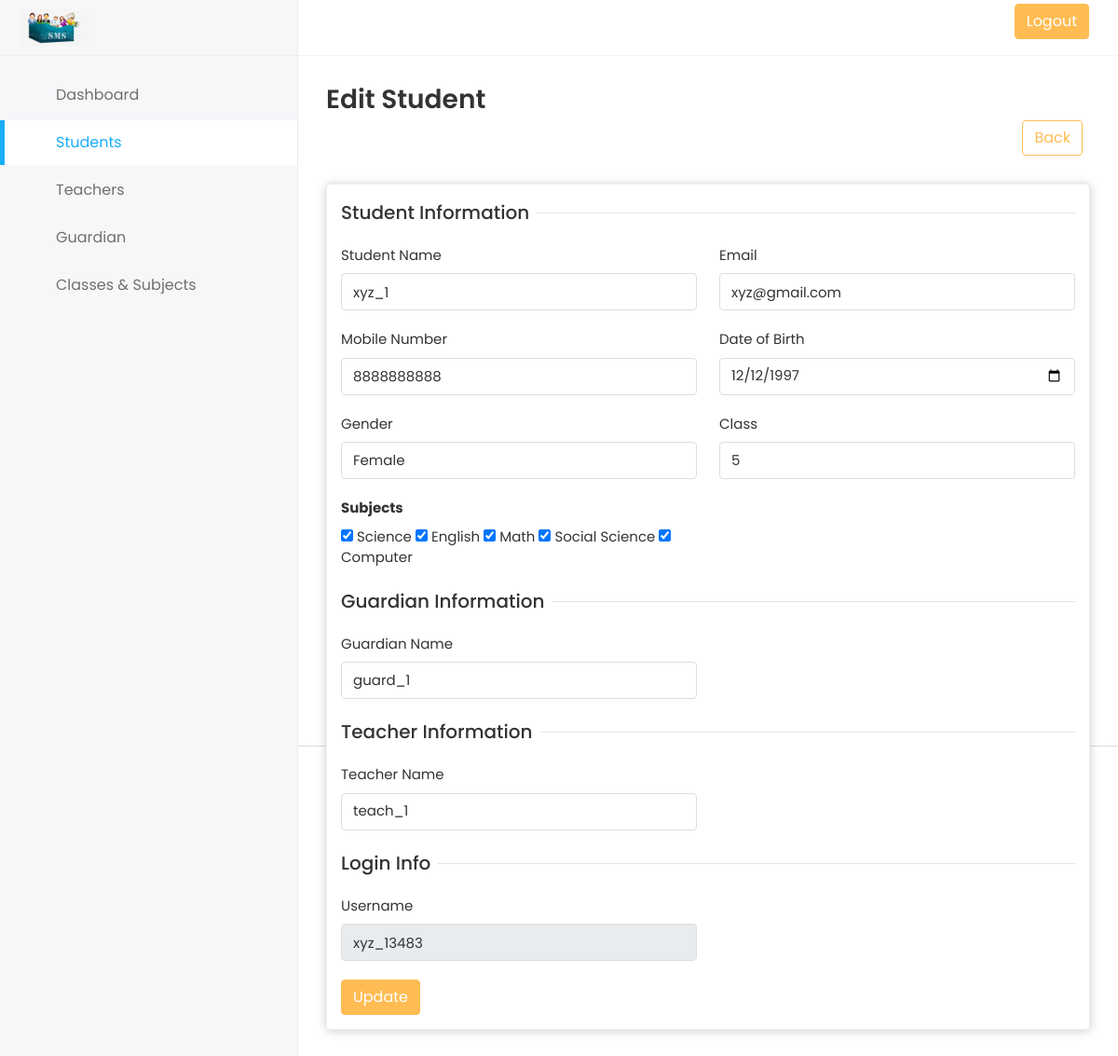
Screenshot of /edit-student.php?did=78 (signed in) with the database file from the repository.
### tables this page shows
CREATE TABLE `tbl_user` (
  `user_id` int(11) NOT NULL,
  `std_guardian_id` int(11) NOT NULL,
  `std_teacher_id` int(11) NOT NULL,
  `std_class_id` int(11) NOT NULL,
  `std_subject_id` varchar(100) NOT NULL,
  `user_name` varchar(100) NOT NULL,
  `user_password` varchar(100) NOT NULL,
  `name` varchar(100) NOT NULL,
  `email` varchar(100) NOT NULL,
  `dob` varchar(100) DEFAULT NULL,
  `doj` varchar(100) DEFAULT NULL,
  `mobile` varchar(15) NOT NULL,
  `gender` enum('M','F') DEFAULT NULL,
  `user_role` enum('P','T','G','S') NOT NULL,
  `user_status` enum('Active','Inactive') NOT NULL DEFAULT 'Active',
  `created_date` timestamp NOT NULL DEFAULT CURRENT_TIMESTAMP ON UPDATE CURRENT_TIMESTAMP,
  `updated_date` varchar(100) NOT NULL
);

CREATE TABLE `tbl_class` (
  `class_id` int(11) NOT NULL,
  `class_name` varchar(20) NOT NULL,
  `class_status` enum('Active','Inactive') NOT NULL,
  `class_created_date` timestamp NOT NULL DEFAULT CURRENT_TIMESTAMP ON UPDATE CURRENT_TIMESTAMP,
  `class_created_by` varchar(200) NOT NULL
);

CREATE TABLE `tbl_subjects` (
  `sub_id` int(11) NOT NULL,
  `sub_class_id` int(11) NOT NULL,
  `sub_name` varchar(200) NOT NULL,
  `sub_created_date` timestamp NOT NULL DEFAULT CURRENT_TIMESTAMP ON UPDATE CURRENT_TIMESTAMP,
  `sub_created_by` varchar(200) NOT NULL
);

### includes/funcs_lib.inc.php (called while the page is built, shortened)
<?php
function db_query($sql, $dbcon2 = null){
	if($dbcon2==''){
		$dbcon2	= $GLOBALS['dbcon'];
	}
	$result	= mysqli_query($dbcon2,$sql) or	die(db_error($sql));
	return $result;
}
function checkpoint($from_start = false){
	global $PREV_CHECKPOINT;
	if($PREV_CHECKPOINT==''){
		$PREV_CHECKPOINT = SCRIPT_START_TIME;
	}
	$cur_microtime = getmicrotime();
	if($from_start){
		return $cur_microtime - SCRIPT_START_TIME;
	}
	else{
		$time_taken = $cur_microtime - $PREV_CHECKPOINT;
		$PREV_CHECKPOINT = $cur_microtime;
		return $time_taken;
	}
}
function getmicrotime(){
	list($usec,	$sec) =	explode(" ", microtime());
	return ((float)$usec + (float)$sec);
}

### edit-student.php (the view, shortened to what this page needs)
<?php
if($_REQUEST['did']==''){
    header("location:students.php");
    exit;
}
else{
    $std_id_url = $_REQUEST['did'];
}
?>
<?php include("admin-header.php") ?>
<?php include("admin-sidebar.php");
$reso = "SELECT * FROM tbl_user WHERE 1 AND user_id='$std_id_url' AND user_role='S'";
$numrows = mysqli_query($con,$reso);
$result = mysqli_fetch_array($numrows);
if(mysqli_num_rows($numrows)>0)
{
  extract($result);
  $subject_explode= $result['std_subject_id'];
  $res_explode = explode(",",$subject_explode);
}
?>
      <div class="page-wrapper">
        <div class="content container-fluid">
          <div class="page-header">
            <div class="row align-items-center">
              <div class="col">
                <h3 class="page-title">Edit Student</h3>
                <div class="col-auto text-end float-end ms-auto">
                <a href="students.php" class="btn btn-outline-primary me-2"
                  >Back</a
                >
              </div>
              </div>
            </div>
          </div>
          <div class="row">
            <div class="col-sm-12">
              <div class="card">
                <div class="card-body">
                  <form action="" method="POST" onsubmit="return frmValid()">
                    <div class="row">
                      <div class="col-12">
                        <h5 class="form-title">
                          <span>Student Information</span>
                        </h5>
                      </div>
                      <div class="col-12 col-sm-6">
                        <div class="form-group">
                          <label>Student Name <i class="fa fa-asterisk" style="font-size:0.425em;color:red ;" aria-hidden="true"></i></label>
                          <input type="text" value="<?php echo $name?>" name="name" id="std_name" class="form-control" />
                        </div>
                      </div>
                      <div class="col-12 col-sm-6">
                        <div class="form-group">
                          <label>Email <i class="fa fa-asterisk" style="font-size:0.425em;color:red ;" aria-hidden="true"></i></label>
                          <input type="text" value="<?php echo $email?>" name="email" id="std_email" class="form-control" />
                        </div>
                      </div>
                      <div class="col-12 col-sm-6">
                        <div class="form-group">
                          <label>Mobile Number <i class="fa fa-asterisk" style="font-size:0.425em;color:red ;" aria-hidden="true"></i></label>
                          <input type="text" value="<?php echo $mobile?>" name="mobile" id="std_mobile" class="form-control" maxlength="12" />
                        </div>
                      </div>
                      <div class="col-12 col-sm-6">
                        <div class="form-group">
                          <label>Date of Birth <i class="fa fa-asterisk" style="font-size:0.425em;color:red ;" aria-hidden="true"></i></label>
                          <div>
                            <input type="date" name="dob" id="dob" value="<?php echo $dob?>" class="form-control" />
                          </div>
                        </div>
                      </div>
                      <div class="col-12 col-sm-6">
                        <div class="form-group">
                          <label>Gender <i class="fa fa-asterisk" style="font-size:0.425em;color:red ;" aria-hidden="true"></i></label>
                          <select class="form-control" name="gender" id="std_gender">
                            <option <?php if($result['gender']=='F'){?> selected<?}?> value="F">Female</option>
                          </select>
                        </div>
                      </div>
                      <div class="col-12 col-sm-6">
                        <div class="form-group">
                          <label>Class <i class="fa fa-asterisk" style="font-size:0.425em;color:red ;" aria-hidden="true"></i></label>
                          <select class="form-control select" name="std_class_id" id="std_class" onChange="loadSubject(this.value)" >
                            <?php
                            $class = "SELECT * FROM tbl_class WHERE 1 ";
                            $res_class=db_query($class);
                            if(mysqli_num_rows($res_class)>0)
                            {
                                while($result_class=mysqli_fetch_array($res_class))
                                {
                            ?>
                            <option <?php if($result['std_class_id']==$result_class['class_id']){ ?> selected <?php }?> value="<?php echo $result_class['class_id']?>,<?php echo $result['user_id']?>"><?php echo $result_class['class_name']?></option>
                            <?php }
                             }?>
                          </select>
                        </div>
                      </div>
                      <div class="col-12 col-sm-6" id="subject-area">
                        <div class="form-group">
                          <label><b>Subjects <i class="fa fa-asterisk" style="font-size:0.425em;color:red ;" aria-hidden="true"></i></b></label>
                          <div>
                            <?php
                             $subj = "SELECT * FROM tbl_subjects WHERE 1 AND sub_class_id='".$result['std_class_id']."'";
                             $subj_class=db_query($subj);
                             if(mysqli_num_rows($subj_class)>0)
                             {
                                 while($result_class=mysqli_fetch_array($subj_class))
                                 {
                                  $std_id_arr=$result_class['sub_id'];
                                      ?>
                                      <input <?php if(in_array($std_id_arr,$res_explode)){ ?> checked <?php }?>type="checkbox" name="std_subject_id[]" value="<?php echo $result_class['sub_id'] ?>"> <?php echo $result_class['sub_name'] ?>
                                <?php
                                  }
                              }?>
                          </div>
                        </div></div>
                      <div class="col-12">
                        <h5 class="form-title">
                          <span>Guardian Information</span>
                        </h5>
                      </div>
                      <div class="col-12 col-sm-6">
                        <div class="form-group">
                          <label>Guardian Name </label>
                          <select class="form-control select" name="std_guardian_id" id="std_guardian_id">
                            <?php
                            $guardian = "SELECT * FROM  tbl_user WHERE 1 AND user_role='G'";
                            $res=db_query($guardian);
                            if(mysqli_num_rows($res)>0)
                            {
                                while($result_guradian=mysqli_fetch_array($res))
                                {
                            ?>
                            <option <?php if($result['std_guardian_id']==$result_guradian['user_id']){ ?> selected<? } ?> value="<?php echo $result_guradian['user_id']?>">
                            <?php echo $result_guradian['name']?>
                            </option>
                            <?php }}?>
                         </select>
                        </div>
                      </div>
                  <?php
                  if($_SESSION['user_role']=='P')
                  {?>
                      <div class="col-12">
                        <h5 class="form-title">
                          <span>Teacher Information</span>
                        </h5>
                      </div>
                      <div class="col-12 col-sm-6">
                        <div class="form-group">
                          <label>Teacher Name <i class="fa fa-asterisk" style="font-size:0.425em;color:red ;" aria-hidden="true"></i></label>
                          <select class="form-control" name="std_teacher_id" id="std_teacher_id">
                            <?php
                            $teacher_role = "SELECT * FROM  tbl_user WHERE 1 AND user_role='T'";
                            $res_teacher_role=db_query($teacher_role);
                            if(mysqli_num_rows($res_teacher_role)>0)
                            {
                                while($result_teacher_role=mysqli_fetch_array($res_teacher_role))
                                {
                            ?>
                            <option <?php if($result['std_teacher_id']==$result_teacher_role['user_id']) {?> selected <?php } ?> value="<?php echo $result_teacher_role['user_id']?>">
                            <?php echo $result_teacher_role['name']?>
                            </option>
                            <?php }}?>
                         </select>
                        </div>
                      </div>
            <?php }else
                  {
                  ?>
                    <input type="hidden" name="std_teacher_id" value="<?php echo $result['std_teacher_id'] ?>">
            <?php } ?>
                     <div class="col-12">
                        <h5 class="form-title">
                          <span>Login Info</span>
                        </h5>
                      </div>
                      <div class="col-12 col-sm-6">
                        <div class="form-group">
                          <label>Username</label>
                          <input  readonly value="<?php echo $user_name?>" class="form-control"  name="" id=""/>
                        </div>
                      </div>
                      <div class="col-12">
                        <button type="submit" name="Update" class="btn btn-primary">
                          Update
                        </button>
                      </div>
                    </div>
                  </form>
                </div>
              </div>
            </div>
          </div>
        </div>
      </div>
    </div>
<?php include("admin-footer.php") ?>

### admin-header.php (style rules this page uses)
i { font-weight: 900; font-family: 'Font Awesome 5 Free'; }

### rows the page displays
tbl_user: name "xyz_1", email "xyz@gmail.com", mobile "8888888888", dob "12/12/1997", gender "Female", std_class_id "5", std_subject_id "☑", std_guardian_id "guard_1", std_teacher_id "teach_1", user_name "xyz_13483"
tbl_subjects: sub_name "Science"
tbl_subjects: sub_name "English"
tbl_subjects: sub_name "Math"
tbl_subjects: sub_name "Social Science"
tbl_subjects: sub_name "Computer"
